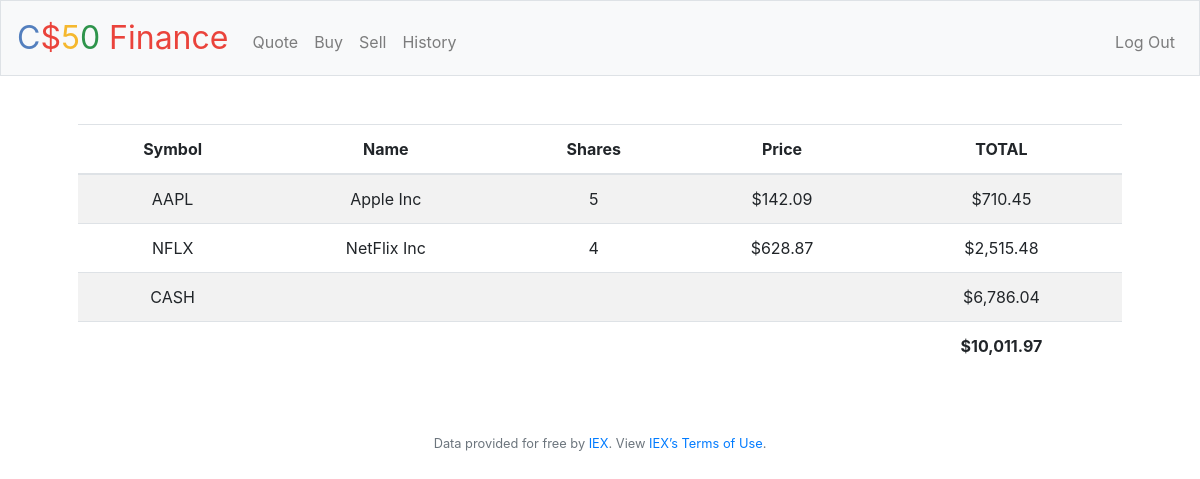
/ (signed in), run on the app's committed database.
### tables this page shows
CREATE TABLE transactions (
 id INTEGER PRIMARY KEY AUTOINCREMENT,
 user_id INTEGER NOT NULL,
 name TEXT NOT NULL, 
 shares INTEGER NOT NULL,
 price NUMERIC NOT NULL,
 type TEXT NOT NULL,
 symbol TEXT NOT NULL,
 time TIMESTAMP DEFAULT CURRENT_TIMESTAMP, 
 FOREIGN KEY(user_id) REFERENCES users(id)
);

CREATE TABLE users (id INTEGER, username TEXT NOT NULL, hash TEXT NOT NULL, cash NUMERIC NOT NULL DEFAULT 10000.00, PRIMARY KEY(id));

### application.py (the view)
@app.route("/")
@login_required
def index():
    user_id = session["user_id"]
    stocks = db.execute(
        "SELECT symbol, name, price, SUM(shares) as totalShares FROM transactions WHERE user_id = ? GROUP BY symbol", user_id)
    cash = db.execute("SELECT cash FROM users WHERE id = ?", user_id)[0]["cash"]
    total = cash
    for stock in stocks:
        total += stock["price"] * stock["totalShares"]
    return render_template("index.html", stocks=stocks, cash=cash, usd=usd, total=total)

### application.py (called while the page is built)
@app.after_request
def after_request(response):
    response.headers["Cache-Control"] = "no-cache, no-store, must-revalidate"
    response.headers["Expires"] = 0
    response.headers["Pragma"] = "no-cache"
    return response

### helpers.py (called while the page is built)
def login_required(f):
    @wraps(f)
    def decorated_function(*args, **kwargs):
        if session.get("user_id") is None:
            return redirect("/login")
        return f(*args, **kwargs)
    return decorated_function

def usd(value):
    return f"${value:,.2f}"

### templates/index.html (shortened to what this page needs)
{% extends "layout.html" %}
{% block main %}
 <table class="table table-striped">
     <thead>
         <tr>
             <th>Symbol</th>
             <th>Name</th>
             <th>Shares</th>
             <th>Price</th>
             <th>TOTAL</th>
         </tr>
     </thead>
     <tbody>
         {% for stock in stocks %}
         <tr>
             <td> {{ stock["symbol"] }}</td>
             <td> {{ stock["name"] }}</td>
             <td> {{ stock["totalShares"] }}</td>
             <td> {{ usd(stock["price"]) }}</td>
             <td> {{ usd(stock["totalShares"] * stock["price"]) }}</td>
         </tr>
         {% endfor %}
         <tr>
             <td>CASH</td>
             <td colspan="3"></td>
             <td>{{ usd(cash) }}</td>
         </tr>
     </tbody>
     <tfoot>
         <td colspan="4"></td>
         <td><strong> {{ usd(total) }}  </strong></td>
     </tfoot>
 </table>
{% endblock %}

### data on the page
transactions: symbol "AAPL", name "Apple Inc", totalShares "5", price "$142.09", totalShares "$710.45"
transactions: symbol "NFLX", name "NetFlix Inc", totalShares "4", price "$628.87", totalShares "$2,515.48"
users: cash "$6,786.04"

### other printed values
{{ usd(total) }} "$10,011.97"
